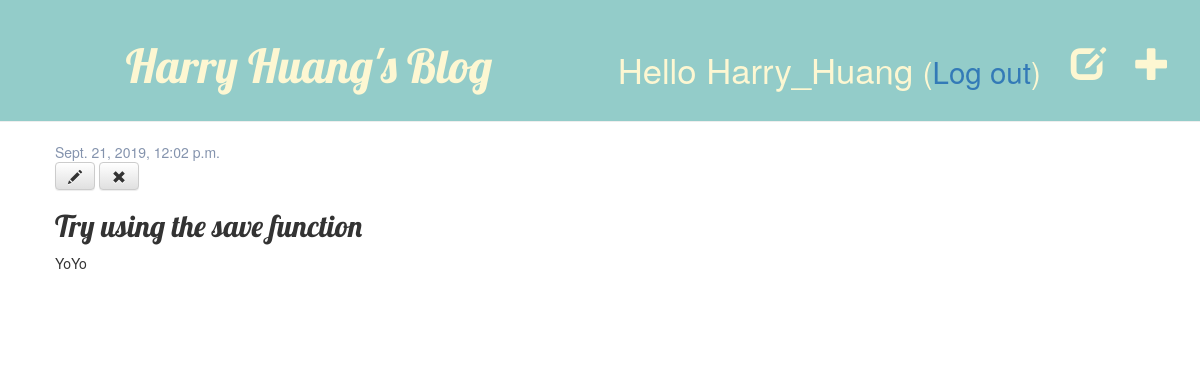
The app's page /post/4/ (signed in) with its own data.
### blog/models.py (models this page shows, shortened)
class Post(models.Model):
    author = models.ForeignKey(settings.AUTH_USER_MODEL, on_delete=models.CASCADE)
    title = models.CharField(max_length=200)
    text = models.TextField()
    created_date = models.DateTimeField(default=timezone.now)
    published_date = models.DateTimeField(blank=True, null=True)

### blog/views.py (the view)
# urls.py: path('post/<int:pk>/', views.post_detail, name='post_detail'),
def post_detail(request, pk):
    post = get_object_or_404(Post, pk=pk)
    return render(request, 'blog/post_detail.html', {'post': post})

### blog/templates/blog/post_detail.html
{% extends 'blog/base.html' %}
{% block content %}
    <div class="post">
        {% if post.published_date %}
			<div class="date">
				{{ post.published_date }}
			</div>
		{% else %}
			<a class="btn btn-default" href="{% url 'post_publish' pk=post.pk %}">Publish</a>
		{% endif %}
        {% if user.is_authenticated %}
			<a class="btn btn-default" href="{% url 'post_edit' pk=post.pk %}"><span class="glyphicon glyphicon-pencil"></span></a>
			<a class="btn btn-default" href="{% url 'post_remove' pk=post.pk %}"><span class="glyphicon glyphicon-remove"></span></a>
		{% endif %}
		<h2>{{ post.title }}</h2>
        <p>{{ post.text|linebreaksbr }}</p>
    </div>
{% endblock %}

### blog/templates/blog/base.html (shortened to what this page needs)
{% load static %}
<html>
    <head>
        <link rel="stylesheet" href="//maxcdn.bootstrapcdn.com/bootstrap/3.2.0/css/bootstrap.min.css">
        <link rel="stylesheet" href="//maxcdn.bootstrapcdn.com/bootstrap/3.2.0/css/bootstrap-theme.min.css">
        <link rel="stylesheet" href="{% static 'css/blog.css' %}">
    </head>
    <body>
		<div class="page-header">
			{% if user.is_authenticated %}
				<a href="{% url 'post_new' %}" class="top-menu"><span class="glyphicon glyphicon-plus"></span></a>
				<a href="{% url 'post_draft_list' %}" class="top-menu"><span class="glyphicon glyphicon-edit"></span></a>
				<p class="top-menu">Hello {{ user.username }} <small>(<a href="{% url 'logout' %}">Log out</a>)</small></p>
			 {% else %}
				<a href="{% url 'login' %}" class="top-menu"><span class="glyphicon glyphicon-lock"></span></a>
			{% endif %}
			<h1><a href="/">Harry Huang's Blog</a></h1>
		</div>
		<div class="content container">
			<div class="row">
				<div class="col-md-8">
				{% block content %}
				{% endblock %}
				</div>
			</div>
		</div>
	</body>
</html>

### blog/static/css/blog.css (style rules this page uses)
.page-header { background-color: #93CCC9; margin-top: 0; padding-top: 20px; padding-bottom: 20px; width:100%; text-align:center; }
.page-header h1, .page-header h1 a, .page-header h1 a:visited, .page-header h1 a:active { color: #FDF7D2; font-size: 35pt; text-decoration: none; }
.content { margin-left: 40px; }
h1, h2, h3, h4 { font-family: 'Lobster', cursive; }
.top-menu, .top-menu:hover, .top-menu:visited { color: #FDF7D2; float: right; font-size: 26pt; padding-right: 30px; margin-top: 25px; }
.post { margin-bottom: 70px; }
.date { color: #8493AD ; }

### records on screen
Post: published_date "Sept. 21, 2019, 12:02 p.m.", title "Try using the save function", text "YoYo"

### other values on screen
{{ user.username }} "Harry_Huang"
